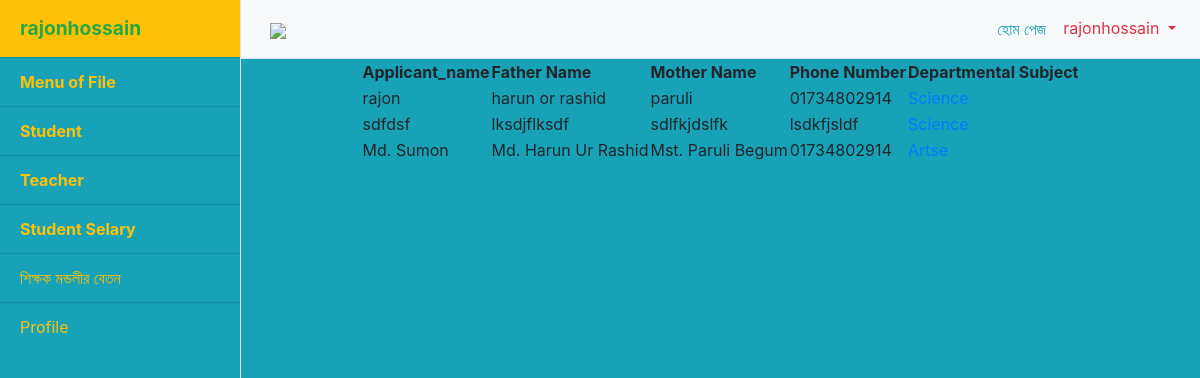
Page /studentlink/ (signed in) on the committed database.
### projectapp/models.py (models this page shows)
class studentformsave(models.Model):
    applicant_name = models.CharField(max_length=30)
    father_name = models.CharField(max_length=30)
    mother_name = models.CharField(max_length=30)
    phonenumber = models.CharField(max_length=30)
    dateofbirth = models.CharField(max_length=30)
    address = models.CharField(max_length=30)
    city = models.CharField(max_length=30)
    departsubject = models.CharField(max_length=30)

### projectapp/views.py (the view)
# urls.py: path('studentlink/', views.student, name='studentlink'),
def student(request):
	data1 = studentformsave.objects.all()
	return render(request, 'student.html',{'data1':data1})

### templates/student.html (shortened to what this page needs)
{% load static %}
<!DOCTYPE html>
<html lang="en">
<head>
  <link rel="stylesheet" type="text/css" href="http://ajax.aspnetcdn.com/ajax/jquery.dataTables/1.9.4/css/jquery.dataTables.css">
     <link rel="stylesheet" href="https://stackpath.bootstrapcdn.com/bootstrap/4.3.1/css/bootstrap.min.css">
  <link href="{% static 'dashboard/vendor/bootstrap/css/bootstrap.min.css' %}" rel="stylesheet">
  <link href="{%static 'dashboard/css/simple-sidebar.css' %}" rel="stylesheet">
  <link rel="stylesheet" href="https://stackpath.bootstrapcdn.com/bootstrap/4.3.1/css/bootstrap.min.css">
   <link rel="stylesheet" href="https://cdnjs.cloudflare.com/ajax/libs/font-awesome/4.7.0/css/font-awesome.min.css">
</head>
<body class="bg-info">
  <div class="d-flex" id="wrapper">
              {% include 'sidebar.html' %}
<div class="container">
 <div class="row">
        <div class="col-md-12">
  <center>
  <table id="example">
    <thead>
      <tr>
        <th>Applicant_name</th>
        <th>Father Name</th>
        <th>Mother Name</th>
        <th>Phone Number</th>
        <th>Departmental Subject</th>
      </tr>
    </thead>
    <tbody class="">
        {% for data1 in data1 %}
        <tr>
          <td>{{data1.applicant_name}}</td>
          <td>{{data1.father_name}}</td>
          <td>{{data1.mother_name}}</td>
          <td>{{data1.phonenumber}}</td>
          <td><a href="">{{data1.departsubject}}</a></td>
        </tr>
         {% endfor %}
    </tbody>
  </table>
  </center>
</div>
</div>
</div>
  </div>
</body>
</html>

### templates/sidebar.html (shortened to what this page needs)
{% load static %}
    <div class="bg-info border-right" id="sidebar-wrapper">
      <div class="sidebar-heading bg-warning text-success"><b>{{user}}</b></div>
      <div class="list-group list-group-flush">
      <a href="{{'/'}}" class="list-group-item list-group-item-action text-warning bg-info"><b>Menu of File</b></a>
      <a href="#" class="list-group-item list-group-item-action text-warning bg-info">
        <b>Student</b></a>
        <a href="#" class="list-group-item list-group-item-action text-warning bg-info"> <b>Teacher</b> </a>
        <a href="#" class="list-group-item list-group-item-action  text-warning bg-info">
         <b>Student Selary</b></a>
        <a href="#" class="list-group-item list-group-item-action text-warning bg-info">শিক্ষক মন্ডলীর বেতন</a>
        <a href="#" class="list-group-item list-group-item-action  text-warning bg-info">Profile</a>
      </div>
    </div>
    <div id="page-content-wrapper">
      <nav class="navbar navbar-expand-lg navbar-light bg-light border-bottom">
        <button class="btn" id="menu-toggle">
          <img src="{%static 'image_icon/tir.ping' %}" hight="45px"
          width="40px" class="img-responsive">
        </button>
        <div class="collapse navbar-collapse" id="navbarSupportedContent">
          <ul class="navbar-nav ml-auto mt-2 mt-lg-0">
            <li class="nav-item active">
              <a class="nav-link btn text-info" href="#">হোম পেজ<span class="sr-only">(current)</span></a>
            </li>
            <li class="nav-item dropdown">
              <a class="nav-link dropdown-toggle text-danger" href="#" id="navbarDropdown" role="button" data-toggle="dropdown" aria-haspopup="true" aria-expanded="false">
                {{user}}
              </a>
            </li>
          </ul>
        </div>
      </nav>

### static/dashboard/css/simple-sidebar.css (style rules this page uses)
body { overflow-x: hidden; }
#sidebar-wrapper { min-height: 100vh; margin-left: -15rem; -webkit-transition: margin .25s ease-out; -moz-transition: margin .25s ease-out; -o-transition: margin .25s ease-out; transition: margin .25s ease-out; }
#sidebar-wrapper .sidebar-heading { padding: 0.875rem 1.25rem; font-size: 1.2rem; }
#sidebar-wrapper .list-group { width: 15rem; }
#page-content-wrapper { min-width: 100vw; }
@media (min-width: 768px) { #sidebar-wrapper { margin-left: 0; } }
@media (min-width: 768px) { #page-content-wrapper { min-width: 0; width: 100%; } }

### rows in the picture
studentformsave: applicant_name "rajon", father_name "harun or rashid", mother_name "paruli", phonenumber "01734802914", departsubject "Science"
studentformsave: applicant_name "sdfdsf", father_name "lksdjflksdf", mother_name "sdlfkjdslfk", phonenumber "lsdkfjsldf", departsubject "Science"
studentformsave: applicant_name "Md. Sumon", father_name "Md. Harun Ur Rashid", mother_name "Mst. Paruli Begum", phonenumber "01734802914", departsubject "Artse"

### other values in the picture
{{ user }} "rajonhossain"
